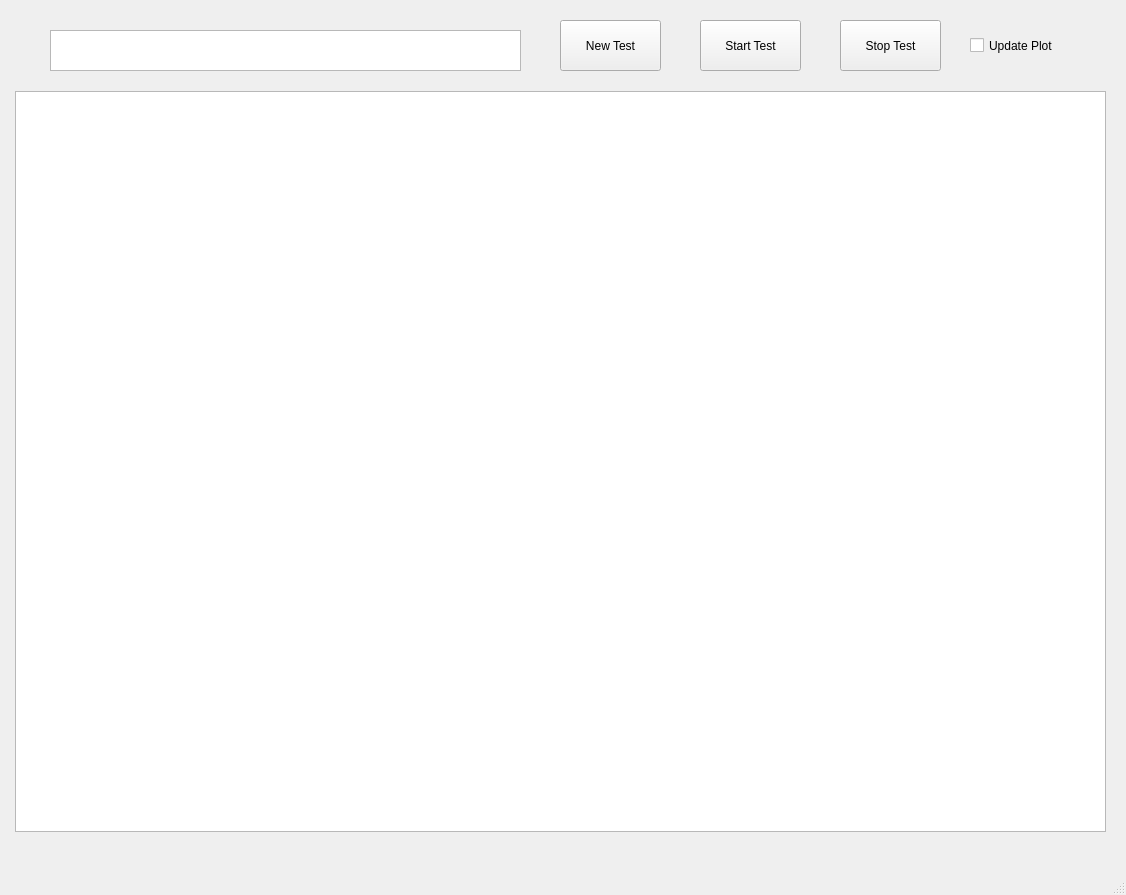
<?xml version="1.0" encoding="UTF-8"?>
<ui version="4.0">
 <class>TeledynePlotter</class>
 <widget class="QMainWindow" name="TeledynePlotter">
  <property name="geometry">
   <rect>
    <x>0</x>
    <y>0</y>
    <width>1126</width>
    <height>895</height>
   </rect>
  </property>
  <property name="windowTitle">
   <string>MainWindow</string>
  </property>
  <widget class="QWidget" name="centralwidget">
   <widget class="PlotWidget" name="graphicsView">
    <property name="geometry">
     <rect>
      <x>15</x>
      <y>91</y>
      <width>1091</width>
      <height>741</height>
     </rect>
    </property>
   </widget>
   <widget class="QPushButton" name="pushButton">
    <property name="geometry">
     <rect>
      <x>700</x>
      <y>20</y>
      <width>101</width>
      <height>51</height>
     </rect>
    </property>
    <property name="text">
     <string>Start Test</string>
    </property>
   </widget>
   <widget class="QPushButton" name="pushButton_2">
    <property name="geometry">
     <rect>
      <x>840</x>
      <y>20</y>
      <width>101</width>
      <height>51</height>
     </rect>
    </property>
    <property name="text">
     <string>Stop Test</string>
    </property>
   </widget>
   <widget class="QCheckBox" name="checkBox">
    <property name="geometry">
     <rect>
      <x>970</x>
      <y>30</y>
      <width>111</width>
      <height>31</height>
     </rect>
    </property>
    <property name="text">
     <string>Update Plot</string>
    </property>
   </widget>
   <widget class="QPlainTextEdit" name="plainTextEdit">
    <property name="geometry">
     <rect>
      <x>50</x>
      <y>30</y>
      <width>471</width>
      <height>41</height>
     </rect>
    </property>
    <property name="styleSheet">
     <string notr="true">font: 63 11pt &quot;Ubuntu&quot;;</string>
    </property>
   </widget>
   <widget class="QPushButton" name="pushButton_3">
    <property name="geometry">
     <rect>
      <x>560</x>
      <y>20</y>
      <width>101</width>
      <height>51</height>
     </rect>
    </property>
    <property name="text">
     <string>New Test</string>
    </property>
   </widget>
  </widget>
  <widget class="QMenuBar" name="menubar">
   <property name="geometry">
    <rect>
     <x>0</x>
     <y>0</y>
     <width>1126</width>
     <height>25</height>
    </rect>
   </property>
  </widget>
  <widget class="QStatusBar" name="statusbar"/>
 </widget>
 <customwidgets>
  <customwidget>
   <class>PlotWidget</class>
   <extends>QGraphicsView</extends>
   <header>pyqtgraph</header>
  </customwidget>
 </customwidgets>
 <resources/>
 <connections/>
</ui>
